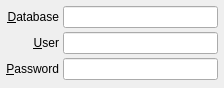
<?xml version="1.0" encoding="UTF-8"?>
<ui version="4.0">
 <class>RdbAuthWidget</class>
 <widget class="QWidget" name="RdbAuthWidget">
  <property name="geometry">
   <rect>
    <x>0</x>
    <y>0</y>
    <width>224</width>
    <height>88</height>
   </rect>
  </property>
  <property name="windowTitle">
   <string>Form</string>
  </property>
  <layout class="QGridLayout" name="gridLayout">
   <property name="margin">
    <number>6</number>
   </property>
   <property name="spacing">
    <number>4</number>
   </property>
   <item row="0" column="0">
    <widget class="QLabel" name="label">
     <property name="text">
      <string>&amp;Database</string>
     </property>
     <property name="alignment">
      <set>Qt::AlignRight|Qt::AlignTrailing|Qt::AlignVCenter</set>
     </property>
     <property name="buddy">
      <cstring>databaseLineEdit</cstring>
     </property>
    </widget>
   </item>
   <item row="0" column="1">
    <widget class="QLineEdit" name="databaseLineEdit"/>
   </item>
   <item row="1" column="0">
    <widget class="QLabel" name="label_2">
     <property name="text">
      <string>&amp;User</string>
     </property>
     <property name="alignment">
      <set>Qt::AlignRight|Qt::AlignTrailing|Qt::AlignVCenter</set>
     </property>
     <property name="buddy">
      <cstring>userLineEdit</cstring>
     </property>
    </widget>
   </item>
   <item row="1" column="1">
    <widget class="QLineEdit" name="userLineEdit"/>
   </item>
   <item row="2" column="0">
    <widget class="QLabel" name="label_3">
     <property name="text">
      <string>&amp;Password</string>
     </property>
     <property name="alignment">
      <set>Qt::AlignRight|Qt::AlignTrailing|Qt::AlignVCenter</set>
     </property>
     <property name="buddy">
      <cstring>passwordLineEdit</cstring>
     </property>
    </widget>
   </item>
   <item row="2" column="1">
    <widget class="QLineEdit" name="passwordLineEdit">
     <property name="echoMode">
      <enum>QLineEdit::Password</enum>
     </property>
    </widget>
   </item>
   <item row="3" column="1">
    <spacer name="verticalSpacer">
     <property name="orientation">
      <enum>Qt::Vertical</enum>
     </property>
     <property name="sizeHint" stdset="0">
      <size>
       <width>20</width>
       <height>40</height>
      </size>
     </property>
    </spacer>
   </item>
  </layout>
 </widget>
 <resources/>
 <connections/>
</ui>
